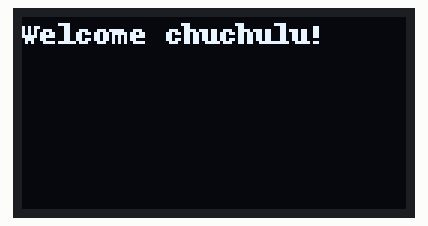
Recording of a program running on a simulated Raspberry Pi (BCM pin numbers). On the bench: 128×64 one-colour display. What the program prints to the terminal is not drawn. At 5.1 s the program stops and its outputs stay as they are.

Above: at 0.2 s.

Measured:
- what the display in image 0 shows lasts 5.0 s, from 0.1 s to 5.1 s

The program:

ssd1306_spi.py
```python
# ssd1306_spi.py
# author: Venkata Naga Ravikiran Bulusu

# OLED GND → Pin 6 (GND) on Raspberry Pi
# OLED VCC → Pin 1 (3.3V) on Raspberry Pi
# OLED D0 (SCK/CLK) → Pin 23 (SCLK) on Raspberry Pi
# OLED D1 (MOSI) → Pin 19 (MOSI) on Raspberry Pi
# OLED RES → Pin 18 (GPIO 24) on Raspberry Pi
# OLED DC → Pin 22 (GPIO 25) on Raspberry Pi
# OLED CS → Pin 24 (CE0) on Raspberry Pi

import board
import digitalio
import adafruit_ssd1306
from PIL import Image, ImageDraw, ImageFont
import time

# Define the Reset Pin
oled_reset = digitalio.DigitalInOut(board.D24)

# Define the SPI connection
spi = board.SPI()
oled_cs = digitalio.DigitalInOut(board.CE0)
oled_dc = digitalio.DigitalInOut(board.D25)

# Create the SSD1306 OLED class
oled = adafruit_ssd1306.SSD1306_SPI(128, 64, spi, oled_dc, oled_reset, oled_cs)

# Clear display
oled.fill(0)
oled.show()

# Create blank image for drawing.
image = Image.new("1", (oled.width, oled.height))

# Get drawing object to draw on image.
draw = ImageDraw.Draw(image)

# Load default font.
font = ImageFont.load_default()

# Draw text
draw.text((0, 0), "Welcome chuchulu!", font=font, fill=255)

# Display image
oled.image(image)
oled.show()

# Pause for 5 seconds to show the text
time.sleep(5)

# Clear the display buffer before exiting
oled.fill(0)
oled.show()

print("Display cleared and program exiting.")
```
